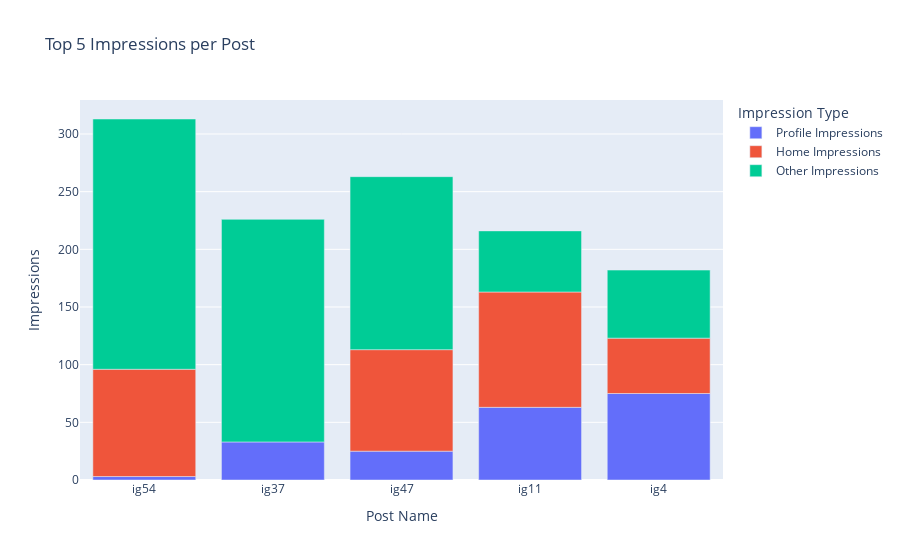

Notebook source saved alongside this figure:
### Code cell
import plotly.express as px
import pandas as pd

# Function to get the top 5 posts based on a metric
def get_top_5(df, metric):
    return df.nlargest(5, metric)

# Top 5 Impressions per post
top_5_impressions = get_top_5(df, 'Impressions')
fig11 = px.bar(top_5_impressions, 
               x='Post Name', 
               y=['Profile Impressions', 'Home Impressions', 'Other Impressions'], 
               title='Top 5 Impressions per Post', 
               labels={'value': 'Impressions', 'variable': 'Impression Type'})  # Remove text argument
fig11.show()

# Top 5 Post Interactions
top_5_interactions = get_top_5(df, 'Post Interactions')
fig12 = px.bar(top_5_interactions, 
               x='Post Name', 
               y='Post Interactions', 
               title='Top 5 Post Interactions per Post',
               text='Post Interactions')  # This is fine for single column
fig12.show()

# Top 5 Likes, Comments, Shares, Saves per post
top_5_likes = get_top_5(df, 'likes')
top_5_comments = get_top_5(df, 'comments')
top_5_shares = get_top_5(df, 'shares')
top_5_saves = get_top_5(df, 'saves')
combined_top_5 = pd.concat([top_5_likes, top_5_comments, top_5_shares, top_5_saves]).drop_duplicates()
fig13 = px.bar(combined_top_5, 
               x='Post Name', 
               y=['likes', 'comments', 'shares', 'saves'], 
               title='Top 5 Post Engagement Metrics', 
               labels={'value': 'Count', 'variable': 'Metric'})  # Remove text argument
fig13.show()

# Top 5 Profile Visits per post
top_5_profile_visits = get_top_5(df, 'profile_visits')
fig14 = px.bar(top_5_profile_visits, 
               x='Post Name', 
               y='profile_visits', 
               title='Top 5 Profile Visits per Post',
               text='profile_visits')  # This is fine for single column
fig14.show()

# Top 5 Follows by post
top_5_follows = get_top_5(df, 'follows')
fig15 = px.bar(top_5_follows, 
               x='Post Name', 
               y='follows', 
               title='Top 5 Follows per Post',
               text='follows')  # This is fine for single column
fig15.show()

### Figure 1 — Plotly figure (JSON) as saved in the notebook; plotly's stock layout.template omitted (floating-point values rounded to 4 significant figures)
{"data": [{"alignmentgroup": "True", "hovertemplate": "Impression Type=Profile Impressions<br>Post Name=%{x}<br>Impressions=%{y}<extra></extra>", "legendgroup": "Profile Impressions", "marker": {"color": "#636efa", "pattern": {"shape": ""}}, "name": "Profile Impressions", "offsetgroup": "Profile Impressions", "orientation": "v", "showlegend": true, "textposition": "auto", "type": "bar", "x": ["ig54", "ig37", "ig47", "ig11", "ig4"], "xaxis": "x", "y": [3, 33, 25, 63, 75], "yaxis": "y"}, {"alignmentgroup": "True", "hovertemplate": "Impression Type=Home Impressions<br>Post Name=%{x}<br>Impressions=%{y}<extra></extra>", "legendgroup": "Home Impressions", "marker": {"color": "#EF553B", "pattern": {"shape": ""}}, "name": "Home Impressions", "offsetgroup": "Home Impressions", "orientation": "v", "showlegend": true, "textposition": "auto", "type": "bar", "x": ["ig54", "ig37", "ig47", "ig11", "ig4"], "xaxis": "x", "y": [93, null, 88, 100, 48], "yaxis": "y"}, {"alignmentgroup": "True", "hovertemplate": "Impression Type=Other Impressions<br>Post Name=%{x}<br>Impressions=%{y}<extra></extra>", "legendgroup": "Other Impressions", "marker": {"color": "#00cc96", "pattern": {"shape": ""}}, "name": "Other Impressions", "offsetgroup": "Other Impressions", "orientation": "v", "showlegend": true, "textposition": "auto", "type": "bar", "x": ["ig54", "ig37", "ig47", "ig11", "ig4"], "xaxis": "x", "y": [217, 193, 150, 53, 59], "yaxis": "y"}], "layout": {"barmode": "relative", "legend": {"title": {"text": "Impression Type"}, "tracegroupgap": 0}, "title": {"text": "Top 5 Impressions per Post"}, "xaxis": {"anchor": "y", "domain": [0, 1], "title": {"text": "Post Name"}}, "yaxis": {"anchor": "x", "domain": [0, 1], "title": {"text": "Impressions"}}}}
